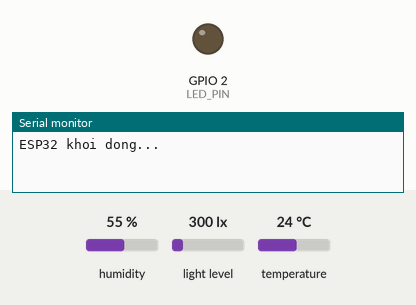
The sketch below on a simulated ESP32. On the bench: output pins drawn as LEDs (lit = HIGH), the last lines printed to the serial monitor. Dashed ring = blinking. Inputs (shaded band) come from the test bench; at power-on: temperature 24 °C, humidity 55 %, light level 300 lx.

Above: at 1.7 s.
1.8 s: temperature set to 29 °C
5.5 s: temperature set to 32 °C
At 6.15 s:
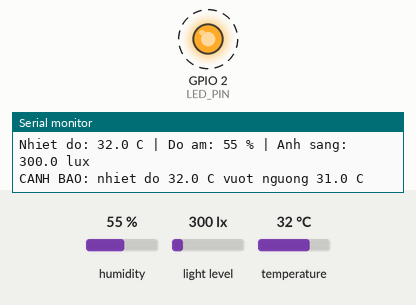
9.0 s: temperature set to 12 °C
At 10.2 s:
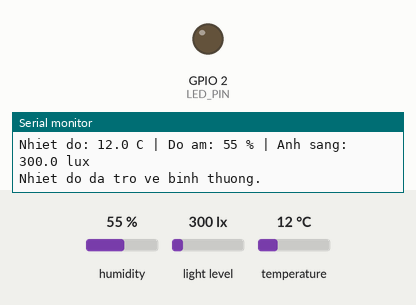
Timing chart, 0 to 12.0 s (numbered marks = the images above; inputs shaded):
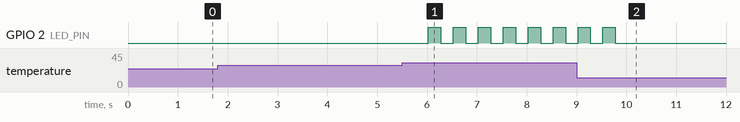

The sketch:

esp32_sensor.ino
```cpp
/*
  ESP32 + DHT11 (nhiet do, do am) + BH1750 (anh sang)

  Day noi (theo so do):
    DHT11  : S -> D4,  + -> 3V3,  - -> GND
    BH1750 : SDA (DAT, day trang) -> D21, SCL (day nau) -> D19, VCC (day do) -> 3V3, GND (day den) -> GND,
             ADDR (day vang) de trong (dia chi 0x23)

  Hai che do (tu chon):
    Khong co file wifi_config.h : chi in du lieu ra cong USB moi 2 giay (khong can WiFi)
    Co file wifi_config.h       : ngoai in USB, ESP32 tu ket noi WiFi 2.4 GHz va gui len
                                  Firebase Realtime Database moi 10 giay (khong can may tinh)
                                  (neu khai bao them TS_WRITE_KEY thi gui ca ThingSpeak moi 20 giay)
  Tao wifi_config.h tu wifi_config.h.example (file nay KHONG duoc dua len GitHub).

  Thu vien can cai (Arduino IDE -> Tools -> Manage Libraries):
    - "DHT sensor library" (Adafruit)  + "Adafruit Unified Sensor"
    - "BH1750" (Christopher Laws)
  Board: "ESP32 Dev Module", Serial Monitor: 115200 baud
*/

#include <Wire.h>
#include <DHT.h>
#include <BH1750.h>

// ====== CAU HINH WIFI (nam trong wifi_config.h, khong dua len GitHub) ======
#if __has_include("wifi_config.h")
  #include "wifi_config.h"          // dinh nghia WIFI_SSID, WIFI_PASSWORD, FIREBASE_URL (va TS_WRITE_KEY tuy chon)
  #define USE_WIFI true
#else
  #define USE_WIFI false
#endif
// ===========================================================================

#if USE_WIFI
  #include <WiFi.h>
  #include <WiFiClientSecure.h>
  #include <HTTPClient.h>
#endif

#ifndef ALERT_TEMP
#define ALERT_TEMP 31.0   // nhiet do canh bao (do C): >= nguong thi LED xanh tren board (GPIO2) nhap nhay
#endif
#ifndef ALERT_LUX
#define ALERT_LUX 5.0     // anh sang canh bao (lux): <= nguong (qua toi) thi LED cung nhap nhay
#endif
#define LED_PIN    2

#define DHT_PIN   4
#define DHT_TYPE  DHT11
#define SDA_PIN   21
#define SCL_PIN   19   // day NAU = SCL (day vang la ADDR, de trong)

const unsigned long READ_INTERVAL_MS = 2000;    // DHT11 doc toi da ~1 lan/giay
const unsigned long SEND_INTERVAL_MS = 20000;   // ThingSpeak mien phi: >= 15 giay
const unsigned long FB_INTERVAL_MS   = 10000;   // gui Firebase moi 10 giay

DHT dht(DHT_PIN, DHT_TYPE);
BH1750 lightMeter;  // ADDR de trong -> 0x23

unsigned long lastRead = 0, lastSend = 0, lastFb = 0, lastBlink = 0;
bool alertActive = false, tempAlert = false, luxAlert = false;

#if USE_WIFI
void connectWiFi() {
  if (WiFi.status() == WL_CONNECTED) return;
  Serial.printf("Dang ket noi WiFi %s", WIFI_SSID);
  WiFi.mode(WIFI_STA);
  WiFi.begin(WIFI_SSID, WIFI_PASSWORD);
  unsigned long t0 = millis();
  while (WiFi.status() != WL_CONNECTED && millis() - t0 < 15000) {
    delay(500);
    Serial.print(".");
  }
  if (WiFi.status() == WL_CONNECTED) {
    Serial.printf("\nDa ket noi. IP: %s\n", WiFi.localIP().toString().c_str());
  } else {
    Serial.println("\nKhong ket noi duoc WiFi, se thu lai.");
  }
}

#ifdef TS_WRITE_KEY
bool sendToThingSpeak(float t, float h, float lux) {
  WiFiClientSecure client;
  client.setInsecure();  // bai thuc hanh: bo qua kiem tra chung chi
  HTTPClient http;
  String url = "https://api.thingspeak.com/update?api_key=" + String(TS_WRITE_KEY) +
               "&field1=" + String(t, 1) + "&field2=" + String(h, 1);
  if (lux >= 0) url += "&field3=" + String(lux, 1);
  if (!http.begin(client, url)) return false;
  int code = http.GET();
  String body = http.getString();  // so thu tu ban ghi, "0" = that bai
  http.end();
  Serial.printf("ThingSpeak: HTTP %d, entry %s\n", code, body.c_str());
  return code == 200 && body != "0";
}
#endif

// Gui 1 ban ghi len Firebase Realtime Database (REST). Thoi gian do may chu Firebase dong dau (".sv":"timestamp")
bool sendToFirebase(float t, float h, float lux, bool alert) {
  WiFiClientSecure client;
  client.setInsecure();  // bai thuc hanh: bo qua kiem tra chung chi
  HTTPClient http;
  String url = String(FIREBASE_URL);
  if (url.endsWith("/")) url.remove(url.length() - 1);
  url += "/readings.json";
  if (!http.begin(client, url)) return false;
  http.addHeader("Content-Type", "application/json");
  String body = "{\"ts\":{\".sv\":\"timestamp\"},\"temp\":" + String(t, 1) + ",\"hum\":" + String(h, 0) +
                ",\"lux\":" + (lux >= 0 ? String(lux, 1) : String("null")) +
                ",\"alert\":" + (alert ? "true" : "false") + "}";
  int code = http.POST(body);
  http.end();
  Serial.printf("Firebase: HTTP %d\n", code);
  return code == 200;
}
#endif

void setup() {
  Serial.begin(115200);
  delay(500);
  Serial.println("ESP32 khoi dong...");

  pinMode(LED_PIN, OUTPUT);
  digitalWrite(LED_PIN, LOW);
  dht.begin();
  Wire.begin(SDA_PIN, SCL_PIN);
  if (!lightMeter.begin(BH1750::CONTINUOUS_HIGH_RES_MODE)) {
    Serial.println("LOI: khong tim thay BH1750, kiem tra day SDA/SCL.");
  }
#if USE_WIFI
  connectWiFi();
#endif
}

void loop() {
  // LED canh bao: nhap nhay moi 250 ms khi qua nguong, tat khi binh thuong
  if (alertActive) {
    if (millis() - lastBlink >= 250) { lastBlink = millis(); digitalWrite(LED_PIN, !digitalRead(LED_PIN)); }
  } else {
    digitalWrite(LED_PIN, LOW);
  }

  if (millis() - lastRead >= READ_INTERVAL_MS) {
    lastRead = millis();
    float t   = dht.readTemperature();
    float h   = dht.readHumidity();
    float lux = lightMeter.readLightLevel();
    if (lux < 0) {                       // BH1750 chua san sang: thu khoi tao lai, lan sau se doc duoc neu day da dung
      lightMeter.begin(BH1750::CONTINUOUS_HIGH_RES_MODE);
      lux = -1;
      Serial.println("CANH BAO: chua doc duoc BH1750 (kiem tra day SDA/SCL/VCC/GND). Van gui nhiet do, do am.");
    }

    if (isnan(t) || isnan(h)) {
      Serial.println("LOI: doc DHT11 that bai, kiem tra day D4.");
    } else {
      // Dinh dang nay duoc trang web phan tich - dung doi
      Serial.printf("Nhiet do: %.1f C | Do am: %.0f %% | Anh sang: %.1f lux\n", t, h, lux);
      bool hot  = t >= ALERT_TEMP;
      bool dark = lux >= 0 && lux <= ALERT_LUX;     // lux = -1 (BH1750 loi) thi bo qua dieu kien anh sang
      if (hot && !tempAlert)   Serial.printf("CANH BAO: nhiet do %.1f C vuot nguong %.1f C\n", t, (float)ALERT_TEMP);
      if (!hot && tempAlert)   Serial.println("Nhiet do da tro ve binh thuong.");
      if (dark && !luxAlert)   Serial.printf("CANH BAO: anh sang %.1f lux xuong thap, nguong %.1f lux\n", lux, (float)ALERT_LUX);
      if (!dark && luxAlert && lux >= 0) Serial.println("Anh sang da tro ve binh thuong.");
      tempAlert = hot;
      if (lux >= 0) luxAlert = dark;
      alertActive = tempAlert || luxAlert;
#if USE_WIFI
      if (millis() - lastFb >= FB_INTERVAL_MS || lastFb == 0) {
        connectWiFi();
        if (WiFi.status() == WL_CONNECTED && sendToFirebase(t, h, lux, alertActive)) lastFb = millis();  // that bai: thu lai o lan doc sau
      }
  #ifdef TS_WRITE_KEY
      if (millis() - lastSend >= SEND_INTERVAL_MS || lastSend == 0) {
        connectWiFi();
        if (WiFi.status() == WL_CONNECTED && sendToThingSpeak(t, h, lux)) lastSend = millis();
      }
  #endif
#endif
    }
  }
}
```

Measured:
- the behaviour switches between 30 and 31 °C on temperature (found by bisection; images 0 and 1)
- after the input at 5.5 s, GPIO 2 (LED_PIN): alternates HIGH for 0.25 s and LOW for 0.25 s, starting after 0.53 s
- after the input at 9.0 s, GPIO 2 (LED_PIN): goes on until 9.8 s, then stays LOW
